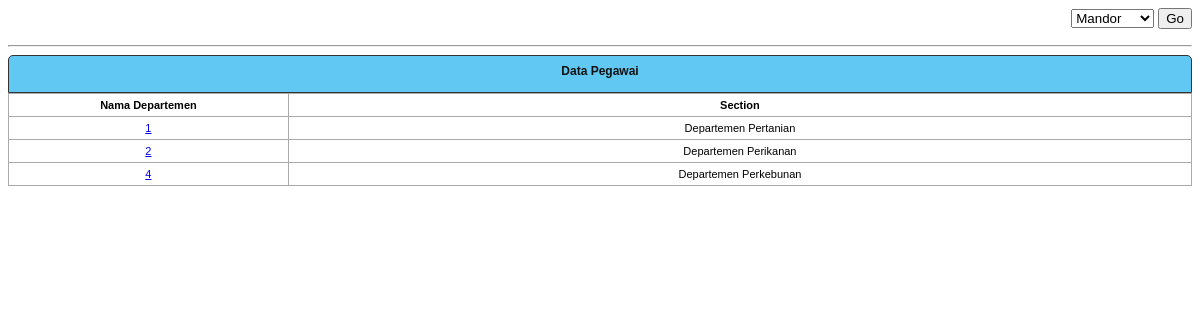
The page /penggajian3/popup/departemen.php on the database its author committed.
### tables this page shows
CREATE TABLE `departemen` (
  `id_departemen` int(6) NOT NULL auto_increment,
  `nama_departemen` varchar(25) default NULL,
  `section` varchar(25) default NULL,
  PRIMARY KEY  (`id_departemen`)
);

### penggajian3/popup/departemen.php (the view, shortened to what this page needs)
  <form id="form1" name="form1" method="post" action="">
    <div align="right">
      <select name="cr" id="select">
        <option value="mandor">Mandor</option>
      </select>
      <input type="submit" name="g" value="Go" />
    </div>
  </form><hr />
<div class="kop_header"><span class="style3">Data Pegawai </span> <br>
  <br>
</div>
<table id="rpt" border="0" cellpadding="1" cellspacing="1" width="100%">
  <tbody>
    <tr>
      <td width='17%'><div align="center"><strong>Nama Departemen </strong></div></td>
      <td width='55%'><div align="center"><strong>Section</strong></div></td>
    </tr>
<?php
	$z=mysql_query("select * from departemen order by id_departemen asc");
		while($k=mysql_fetch_array($z)){
 ?>
    <tr>
      <td><div align="center">
	<a href="javascript:slcdept('<?php echo $k[id_departemen];?>','<?php echo $k[nama_departemen];?>')">
		  <?php echo $k[id_departemen];?>  </a>
	  </div></td>
      <td><div align="center">
		  <?php echo $k["nama_departemen"];?>
		  </div></td>
    </tr>
<?php }if($row>0){}else{ if(!isset($_POST[g])){}else{ ?>
<tr>
      <td colspan="3"><div align="center"><span class="style4">Maaf Data Yang Dicari Tidak Ada.</span> Silahkan Cari Lagi.. </div></td>
    </tr>
<?php }} ?>
  </tbody>
</table>

### penggajian3/popup/departemen.php (style rules this page uses)
.kop_header { border:1px solid #333; color:#FFFFFF; font-weight:bold; font-size:12px; padding:8px; padding-bottom:0px; text-align:center; background-color:#60c8f2; margin:0px; margin-bottom:0px; margin-top:5px; -moz-border-radius-topleft: 5px; -webkit-border-top-left-radius: 5px 5px; border-top-left-radius: 5px 5px; -moz-border-radius-topright: 5px; -webkit-border-top-right-radius: 5px 5px; border-top-right-radius: 5px 5px; font-family: Arial, Helvetica, sans-serif; }
#rpt { font-family: Verdana, Arial, Helvetica, sans-serif; font-size: 11px; color: #000000; background:#aaaaaa; }
#rpt td { padding-bottom:3px; empty-cells: show; background:#ffffff; font-size: 11px; padding:5px; text-align:left; }
#rpt tr a { background-color:#fff; }
.style3 { color: #111111 }

### rows shown on the page
departemen: id_departemen "1", nama_departemen "Departemen Pertanian"
departemen: id_departemen "2", nama_departemen "Departemen Perikanan"
departemen: id_departemen "4", nama_departemen "Departemen Perkebunan"
